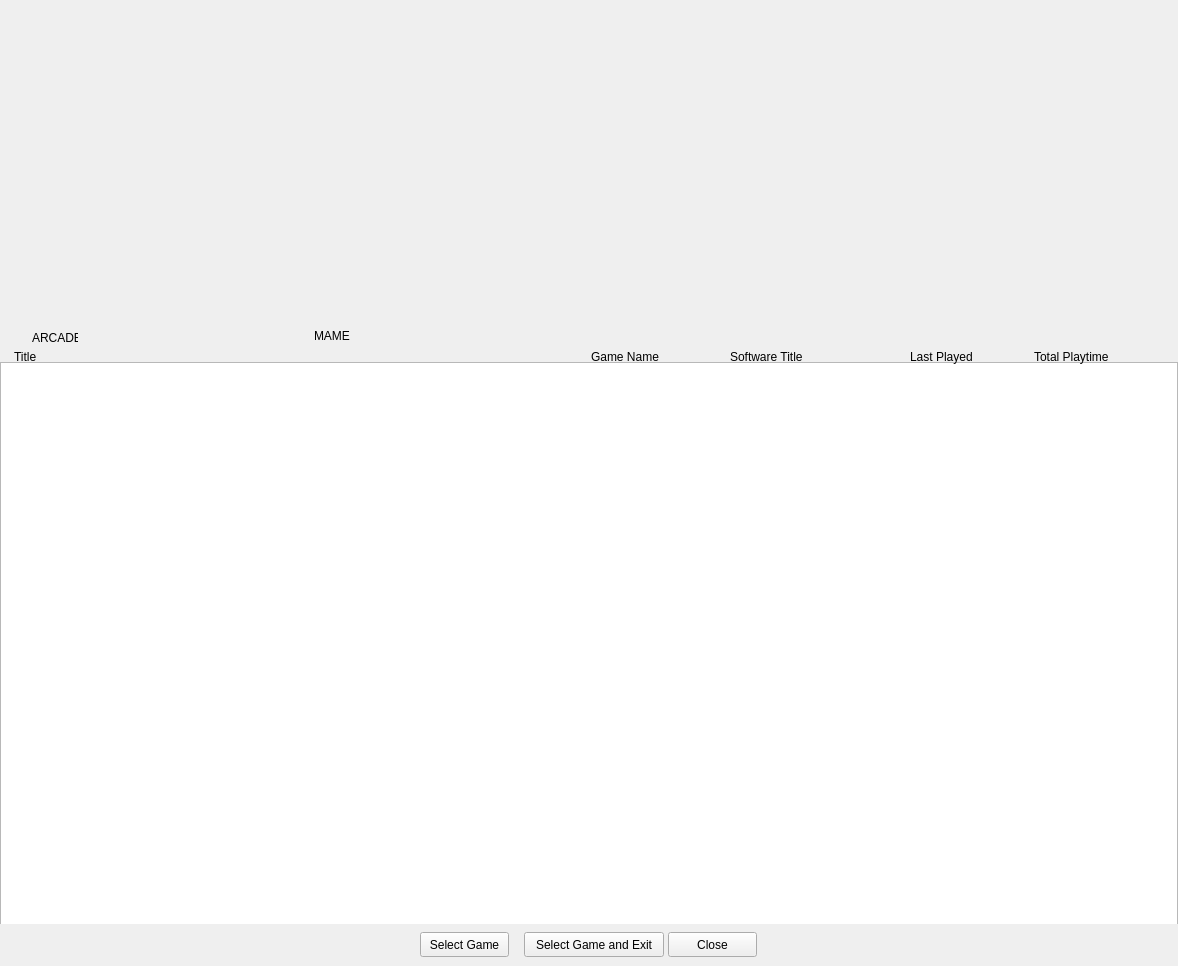
<?xml version="1.0" encoding="UTF-8"?>
<ui version="4.0">
  <class>FormLastPlayedGames</class>
  <widget class="QWidget" name="FormLastPlayedGames">
    <property name="geometry"><rect><x>0</x><y>0</y><width>1178</width><height>966</height></rect></property>
    <property name="windowTitle"><string>Last Played Games [Top 25]</string></property>
    <property name="vclClass" stdset="0"><string notr="true">TFormLastPlayedGames</string></property>
    <property name="vclColor" stdset="0"><string notr="true">#ffffff</string></property>
    <property name="vclFontName" stdset="0"><string notr="true">Segoe UI</string></property>
    <property name="vclFontPx" stdset="0"><number>12</number></property>
    <property name="vclFontColor" stdset="0"><string notr="true">#000000</string></property>
    <property name="vclBorderStyle" stdset="0"><string notr="true">bsSingle</string></property>
    <property name="vclOnKeyPress" stdset="0"><string notr="true">FormKeyPress</string></property>
    <widget class="ElPanel" name="PanelGames">
      <property name="geometry"><rect><x>0</x><y>344</y><width>1178</width><height>580</height></rect></property>
      <property name="vclClass" stdset="0"><string notr="true">TPanelEx</string></property>
      <property name="vclColor1" stdset="0"><string notr="true">#f1f1f1</string></property>
      <property name="vclColor2" stdset="0"><string notr="true">#e6e6e6</string></property>
      <property name="vclColor3" stdset="0"><string notr="true">#ffff00</string></property>
      <property name="vclColor4" stdset="0"><string notr="true">#008080</string></property>
      <property name="vclColorFrame" stdset="0"><string notr="true">#5b6978</string></property>
      <property name="vclColorInnerFrame" stdset="0"><string notr="true">#008000</string></property>
      <property name="vclStyle" stdset="0"><string notr="true">vgSolid</string></property>
      <property name="vclFrames" stdset="0"><string notr="true"></string></property>
      <widget class="QTreeView" name="LastPlayedList">
        <property name="geometry"><rect><x>0</x><y>18</y><width>1178</width><height>564</height></rect></property>
        <property name="vclTag" stdset="0"><number>-1</number></property>
        <property name="vclClass" stdset="0"><string notr="true">TEasyListview</string></property>
        <property name="vclColor" stdset="0"><string notr="true">#f1f1f1</string></property>
        <property name="vclFontName" stdset="0"><string notr="true">Segoe UI</string></property>
        <property name="vclFontPx" stdset="0"><number>12</number></property>
        <property name="vclFontColor" stdset="0"><string notr="true">#000000</string></property>
        <property name="vclBorderStyle" stdset="0"><string notr="true">bsNone</string></property>
        <property name="vclOnDblClick" stdset="0"><string notr="true">LastPlayedListDblClick</string></property>
      </widget>
      <widget class="ElPanel" name="PanelPlayedListHeader">
        <property name="geometry"><rect><x>0</x><y>0</y><width>1178</width><height>20</height></rect></property>
        <property name="vclAlign" stdset="0"><string notr="true">alTop</string></property>
        <property name="vclClass" stdset="0"><string notr="true">TPanelEx</string></property>
        <property name="vclColor1" stdset="0"><string notr="true">#dde8dd</string></property>
        <property name="vclColor2" stdset="0"><string notr="true">#f1f1f1</string></property>
        <property name="vclColor3" stdset="0"><string notr="true">#ffff00</string></property>
        <property name="vclColor4" stdset="0"><string notr="true">#008080</string></property>
        <property name="vclColorFrame" stdset="0"><string notr="true">#5b6978</string></property>
        <property name="vclColorInnerFrame" stdset="0"><string notr="true">#008000</string></property>
        <property name="vclStyle" stdset="0"><string notr="true">vgSimple</string></property>
        <property name="vclFrames" stdset="0"><string notr="true"></string></property>
        <widget class="ElLabel" name="LabelTitleCaption">
          <property name="vclAutoSize" stdset="0"><bool>true</bool></property>
          <property name="geometry"><rect><x>14</x><y>6</y><width>25</width><height>14</height></rect></property>
          <property name="text"><string>Title</string></property>
          <property name="vclClass" stdset="0"><string notr="true">TShadowLabel</string></property>
          <property name="vclTransparent" stdset="0"><bool>true</bool></property>
          <property name="vclFontName" stdset="0"><string notr="true">Verdana</string></property>
          <property name="vclFontPx" stdset="0"><number>11</number></property>
          <property name="vclFontColor" stdset="0"><string notr="true">#000000</string></property>
          <property name="vclColorFrame" stdset="0"><string notr="true">#000000</string></property>
          <property name="vclColorInnerFrame" stdset="0"><string notr="true">#000000</string></property>
          <property name="vclShadowColor" stdset="0"><string notr="true">#808080</string></property>
          <property name="vclShadowEnabled" stdset="0"><string notr="true">False</string></property>
          <property name="vclEllipsType" stdset="0"><string notr="true">etNone</string></property>
          <property name="vclFrames" stdset="0"><string notr="true"></string></property>
        </widget>
        <widget class="ElLabel" name="LabelLastPlayed">
          <property name="vclAutoSize" stdset="0"><bool>true</bool></property>
          <property name="geometry"><rect><x>910</x><y>6</y><width>66</width><height>14</height></rect></property>
          <property name="text"><string>Last Played</string></property>
          <property name="vclClass" stdset="0"><string notr="true">TShadowLabel</string></property>
          <property name="vclTransparent" stdset="0"><bool>true</bool></property>
          <property name="vclFontName" stdset="0"><string notr="true">Verdana</string></property>
          <property name="vclFontPx" stdset="0"><number>11</number></property>
          <property name="vclFontColor" stdset="0"><string notr="true">#000000</string></property>
          <property name="vclColorFrame" stdset="0"><string notr="true">#000000</string></property>
          <property name="vclColorInnerFrame" stdset="0"><string notr="true">#000000</string></property>
          <property name="vclShadowColor" stdset="0"><string notr="true">#808080</string></property>
          <property name="vclShadowEnabled" stdset="0"><string notr="true">False</string></property>
          <property name="vclEllipsType" stdset="0"><string notr="true">etNone</string></property>
          <property name="vclFrames" stdset="0"><string notr="true"></string></property>
        </widget>
        <widget class="ElLabel" name="LabelTotalPlaytime">
          <property name="vclAutoSize" stdset="0"><bool>true</bool></property>
          <property name="geometry"><rect><x>1034</x><y>6</y><width>81</width><height>14</height></rect></property>
          <property name="text"><string>Total Playtime</string></property>
          <property name="vclClass" stdset="0"><string notr="true">TShadowLabel</string></property>
          <property name="vclTransparent" stdset="0"><bool>true</bool></property>
          <property name="vclFontName" stdset="0"><string notr="true">Verdana</string></property>
          <property name="vclFontPx" stdset="0"><number>11</number></property>
          <property name="vclFontColor" stdset="0"><string notr="true">#000000</string></property>
          <property name="vclColorFrame" stdset="0"><string notr="true">#000000</string></property>
          <property name="vclColorInnerFrame" stdset="0"><string notr="true">#000000</string></property>
          <property name="vclShadowColor" stdset="0"><string notr="true">#808080</string></property>
          <property name="vclShadowEnabled" stdset="0"><string notr="true">False</string></property>
          <property name="vclEllipsType" stdset="0"><string notr="true">etNone</string></property>
          <property name="vclFrames" stdset="0"><string notr="true"></string></property>
        </widget>
        <widget class="ElLabel" name="LabelSoftwareTitleCaption">
          <property name="vclAutoSize" stdset="0"><bool>true</bool></property>
          <property name="geometry"><rect><x>730</x><y>6</y><width>80</width><height>14</height></rect></property>
          <property name="text"><string>Software Title</string></property>
          <property name="vclClass" stdset="0"><string notr="true">TShadowLabel</string></property>
          <property name="vclTransparent" stdset="0"><bool>true</bool></property>
          <property name="vclFontName" stdset="0"><string notr="true">Verdana</string></property>
          <property name="vclFontPx" stdset="0"><number>11</number></property>
          <property name="vclFontColor" stdset="0"><string notr="true">#000000</string></property>
          <property name="vclColorFrame" stdset="0"><string notr="true">#000000</string></property>
          <property name="vclColorInnerFrame" stdset="0"><string notr="true">#000000</string></property>
          <property name="vclShadowColor" stdset="0"><string notr="true">#808080</string></property>
          <property name="vclShadowEnabled" stdset="0"><string notr="true">False</string></property>
          <property name="vclEllipsType" stdset="0"><string notr="true">etNone</string></property>
          <property name="vclFrames" stdset="0"><string notr="true"></string></property>
        </widget>
        <widget class="ElLabel" name="LabelGameNameCaption">
          <property name="vclAutoSize" stdset="0"><bool>true</bool></property>
          <property name="geometry"><rect><x>591</x><y>6</y><width>72</width><height>14</height></rect></property>
          <property name="text"><string>Game Name</string></property>
          <property name="vclClass" stdset="0"><string notr="true">TShadowLabel</string></property>
          <property name="vclTransparent" stdset="0"><bool>true</bool></property>
          <property name="vclFontName" stdset="0"><string notr="true">Verdana</string></property>
          <property name="vclFontPx" stdset="0"><number>11</number></property>
          <property name="vclFontColor" stdset="0"><string notr="true">#000000</string></property>
          <property name="vclColorFrame" stdset="0"><string notr="true">#000000</string></property>
          <property name="vclColorInnerFrame" stdset="0"><string notr="true">#000000</string></property>
          <property name="vclShadowColor" stdset="0"><string notr="true">#808080</string></property>
          <property name="vclShadowEnabled" stdset="0"><string notr="true">False</string></property>
          <property name="vclEllipsType" stdset="0"><string notr="true">etNone</string></property>
          <property name="vclFrames" stdset="0"><string notr="true"></string></property>
        </widget>
      </widget>
    </widget>
    <widget class="ElPanel" name="PanelSystemsTitle">
      <property name="geometry"><rect><x>0</x><y>328</y><width>1178</width><height>16</height></rect></property>
      <property name="vclClass" stdset="0"><string notr="true">TPanelEx</string></property>
      <property name="vclColor1" stdset="0"><string notr="true">#ffffff</string></property>
      <property name="vclColor2" stdset="0"><string notr="true">#dde8dd</string></property>
      <property name="vclColor3" stdset="0"><string notr="true">#ffff00</string></property>
      <property name="vclColor4" stdset="0"><string notr="true">#008080</string></property>
      <property name="vclColorFrame" stdset="0"><string notr="true">#008000</string></property>
      <property name="vclColorInnerFrame" stdset="0"><string notr="true">#008000</string></property>
      <property name="vclStyle" stdset="0"><string notr="true">vgSimple</string></property>
      <property name="vclFrames" stdset="0"><string notr="true"></string></property>
      <widget class="ElLabel" name="LabelSystemTitle">
        <property name="geometry"><rect><x>314</x><y>0</y><width>550</width><height>16</height></rect></property>
        <property name="text"><string notr="true">MAME</string></property>
        <property name="vclClass" stdset="0"><string notr="true">TShadowLabel</string></property>
        <property name="vclColor" stdset="0"><string notr="true">#fafafa</string></property>
        <property name="vclTransparent" stdset="0"><bool>true</bool></property>
        <property name="vclFontName" stdset="0"><string notr="true">Trebuchet MS</string></property>
        <property name="vclFontPx" stdset="0"><number>12</number></property>
        <property name="vclFontColor" stdset="0"><string notr="true">#800000</string></property>
        <property name="vclFontStyle" stdset="0"><string notr="true">fsBold</string></property>
        <property name="vclAlignment" stdset="0"><string notr="true">taCenter</string></property>
        <property name="vclColorFrame" stdset="0"><string notr="true">#000000</string></property>
        <property name="vclColorInnerFrame" stdset="0"><string notr="true">#000000</string></property>
        <property name="vclShadowColor" stdset="0"><string notr="true">#dddddd</string></property>
        <property name="vclShadowEnabled" stdset="0"><string notr="true">True</string></property>
        <property name="vclEllipsType" stdset="0"><string notr="true">etNone</string></property>
        <property name="vclFrames" stdset="0"><string notr="true"></string></property>
      </widget>
      <widget class="ElLabel" name="LabelSystemType">
        <property name="vclAutoSize" stdset="0"><bool>true</bool></property>
        <property name="geometry"><rect><x>32</x><y>0</y><width>46</width><height>19</height></rect></property>
        <property name="text"><string>ARCADE</string></property>
        <property name="vclClass" stdset="0"><string notr="true">TShadowLabel</string></property>
        <property name="vclColor" stdset="0"><string notr="true">#fafafa</string></property>
        <property name="vclTransparent" stdset="0"><bool>true</bool></property>
        <property name="vclFontName" stdset="0"><string notr="true">Trebuchet MS</string></property>
        <property name="vclFontPx" stdset="0"><number>12</number></property>
        <property name="vclFontColor" stdset="0"><string notr="true">#0000ff</string></property>
        <property name="vclFontStyle" stdset="0"><string notr="true">fsBold</string></property>
        <property name="vclColorFrame" stdset="0"><string notr="true">#000000</string></property>
        <property name="vclColorInnerFrame" stdset="0"><string notr="true">#000000</string></property>
        <property name="vclShadowColor" stdset="0"><string notr="true">#dddddd</string></property>
        <property name="vclShadowEnabled" stdset="0"><string notr="true">True</string></property>
        <property name="vclEllipsType" stdset="0"><string notr="true">etNone</string></property>
        <property name="vclFrames" stdset="0"><string notr="true"></string></property>
      </widget>
    </widget>
    <widget class="ElPanel" name="PanelBottom">
      <property name="geometry"><rect><x>0</x><y>924</y><width>1178</width><height>42</height></rect></property>
      <property name="vclAlign" stdset="0"><string notr="true">alBottom</string></property>
      <property name="vclClass" stdset="0"><string notr="true">TPanelEx</string></property>
      <property name="vclColor1" stdset="0"><string notr="true">#f1f1f1</string></property>
      <property name="vclColor2" stdset="0"><string notr="true">#dddddd</string></property>
      <property name="vclColor3" stdset="0"><string notr="true">#dddddd</string></property>
      <property name="vclColor4" stdset="0"><string notr="true">#dfdfdf</string></property>
      <property name="vclColorFrame" stdset="0"><string notr="true">#5b6978</string></property>
      <property name="vclColorInnerFrame" stdset="0"><string notr="true">#008000</string></property>
      <property name="vclStyle" stdset="0"><string notr="true">vgSimple</string></property>
      <property name="vclFrames" stdset="0"><string notr="true"></string></property>
      <widget class="ElButton" name="ButtonSelectGame">
        <property name="geometry"><rect><x>420</x><y>8</y><width>89</width><height>25</height></rect></property>
        <property name="text"><string>Select Game</string></property>
        <property name="toolTip"><string>Select current game in main games list
(ENTER key or mouse double-click shortcuts)</string></property>
        <property name="vclClass" stdset="0"><string notr="true">TBitBtnEx</string></property>
        <property name="vclOnClick" stdset="0"><string notr="true">ButtonSelectGameClick</string></property>
      </widget>
      <widget class="ElButton" name="ButtonClose">
        <property name="geometry"><rect><x>668</x><y>8</y><width>89</width><height>25</height></rect></property>
        <property name="text"><string>Close</string></property>
        <property name="toolTip"><string>Close this dialog</string></property>
        <property name="vclModalResult" stdset="0"><string notr="true">1</string></property>
        <property name="vclClass" stdset="0"><string notr="true">TBitBtnEx</string></property>
      </widget>
      <widget class="ElButton" name="ButtonSelectGameExit">
        <property name="geometry"><rect><x>524</x><y>8</y><width>140</width><height>25</height></rect></property>
        <property name="text"><string>Select Game and Exit</string></property>
        <property name="toolTip"><string>Select current game in main games list and close this dialog</string></property>
        <property name="vclTag" stdset="0"><number>1</number></property>
        <property name="vclClass" stdset="0"><string notr="true">TBitBtnEx</string></property>
        <property name="vclOnClick" stdset="0"><string notr="true">ButtonSelectGameClick</string></property>
      </widget>
    </widget>
  </widget>
  <customwidgets>
    <customwidget><class>ElButton</class><extends>QPushButton</extends><header>ElWidgets.h</header></customwidget>
    <customwidget><class>ElLabel</class><extends>QLabel</extends><header>ElWidgets.h</header></customwidget>
    <customwidget><class>ElPanel</class><extends>QFrame</extends><header>ElWidgets.h</header><container>1</container></customwidget>
  </customwidgets>
  <resources/><connections/>
</ui>
